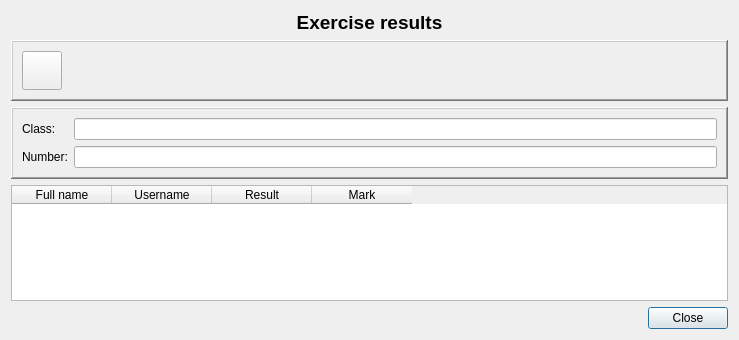
<?xml version="1.0" encoding="UTF-8"?>
<ui version="4.0">
 <class>exerciseProgressDialog</class>
 <widget class="QDialog" name="exerciseProgressDialog">
  <property name="geometry">
   <rect>
    <x>0</x>
    <y>0</y>
    <width>739</width>
    <height>340</height>
   </rect>
  </property>
  <property name="windowTitle">
   <string>Dialog</string>
  </property>
  <layout class="QVBoxLayout" name="verticalLayout">
   <item>
    <widget class="QLabel" name="title">
     <property name="sizePolicy">
      <sizepolicy hsizetype="Preferred" vsizetype="Fixed">
       <horstretch>0</horstretch>
       <verstretch>0</verstretch>
      </sizepolicy>
     </property>
     <property name="font">
      <font>
       <pointsize>14</pointsize>
       <weight>75</weight>
       <bold>true</bold>
      </font>
     </property>
     <property name="text">
      <string>Exercise results</string>
     </property>
     <property name="alignment">
      <set>Qt::AlignCenter</set>
     </property>
    </widget>
   </item>
   <item>
    <widget class="QFrame" name="toolBar">
     <property name="sizePolicy">
      <sizepolicy hsizetype="Preferred" vsizetype="Fixed">
       <horstretch>0</horstretch>
       <verstretch>0</verstretch>
      </sizepolicy>
     </property>
     <property name="frameShape">
      <enum>QFrame::WinPanel</enum>
     </property>
     <property name="frameShadow">
      <enum>QFrame::Raised</enum>
     </property>
     <layout class="QHBoxLayout" name="horizontalLayout_2">
      <item alignment="Qt::AlignLeft">
       <widget class="QToolButton" name="printButton">
        <property name="toolTip">
         <string>Print all</string>
        </property>
        <property name="text">
         <string notr="true"/>
        </property>
        <property name="icon">
         <iconset resource="../../res.qrc">
          <normaloff>:/res/images/print.png</normaloff>:/res/images/print.png</iconset>
        </property>
        <property name="iconSize">
         <size>
          <width>32</width>
          <height>32</height>
         </size>
        </property>
       </widget>
      </item>
     </layout>
    </widget>
   </item>
   <item>
    <widget class="QFrame" name="form">
     <property name="sizePolicy">
      <sizepolicy hsizetype="Preferred" vsizetype="Fixed">
       <horstretch>0</horstretch>
       <verstretch>0</verstretch>
      </sizepolicy>
     </property>
     <property name="frameShape">
      <enum>QFrame::WinPanel</enum>
     </property>
     <property name="frameShadow">
      <enum>QFrame::Raised</enum>
     </property>
     <layout class="QFormLayout" name="formLayout">
      <item row="1" column="0">
       <widget class="QLabel" name="classLabel">
        <property name="text">
         <string>Class:</string>
        </property>
       </widget>
      </item>
      <item row="1" column="1">
       <widget class="QLineEdit" name="classEdit">
        <property name="maxLength">
         <number>16</number>
        </property>
       </widget>
      </item>
      <item row="2" column="0">
       <widget class="QLabel" name="numberLabel">
        <property name="text">
         <string>Number:</string>
        </property>
       </widget>
      </item>
      <item row="2" column="1">
       <widget class="QLineEdit" name="numberEdit">
        <property name="maxLength">
         <number>32</number>
        </property>
       </widget>
      </item>
     </layout>
    </widget>
   </item>
   <item>
    <widget class="QTableWidget" name="studentsTable">
     <property name="editTriggers">
      <set>QAbstractItemView::NoEditTriggers</set>
     </property>
     <property name="showDropIndicator" stdset="0">
      <bool>false</bool>
     </property>
     <property name="dragDropOverwriteMode">
      <bool>false</bool>
     </property>
     <property name="alternatingRowColors">
      <bool>true</bool>
     </property>
     <property name="selectionMode">
      <enum>QAbstractItemView::NoSelection</enum>
     </property>
     <property name="selectionBehavior">
      <enum>QAbstractItemView::SelectRows</enum>
     </property>
     <column>
      <property name="text">
       <string>Full name</string>
      </property>
     </column>
     <column>
      <property name="text">
       <string>Username</string>
      </property>
     </column>
     <column>
      <property name="text">
       <string>Result</string>
      </property>
     </column>
     <column>
      <property name="text">
       <string>Mark</string>
      </property>
     </column>
    </widget>
   </item>
   <item>
    <widget class="QDialogButtonBox" name="buttonBox">
     <property name="standardButtons">
      <set>QDialogButtonBox::Close</set>
     </property>
    </widget>
   </item>
  </layout>
 </widget>
 <resources>
  <include location="../../res.qrc"/>
 </resources>
 <connections/>
</ui>
